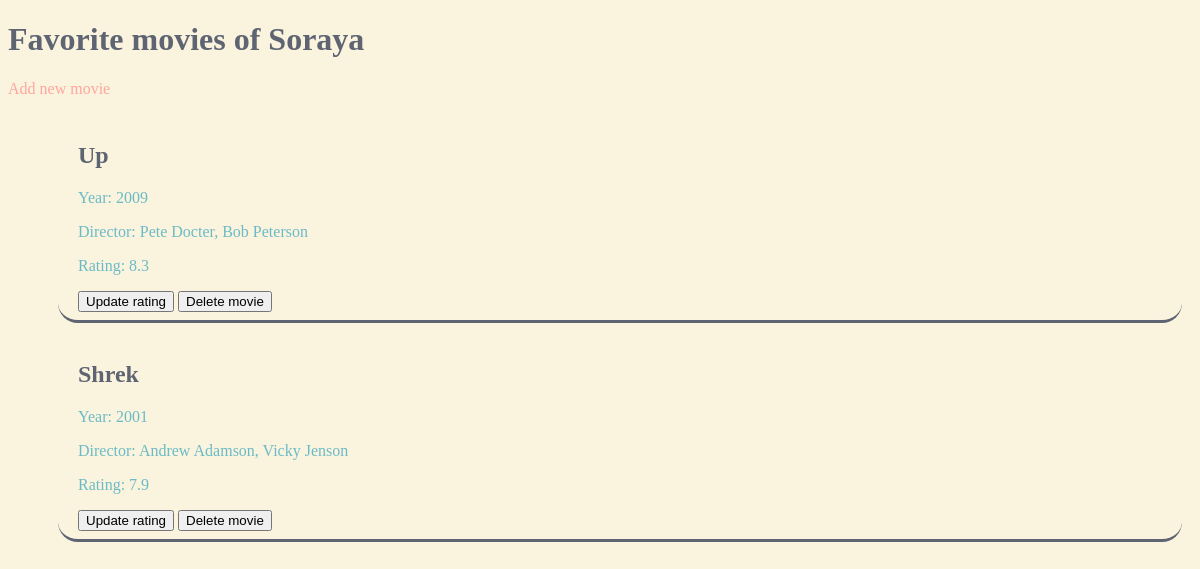
Page /users/1 on the committed database.
### data_models.py (models this page shows, shortened)
class User(db.Model):
    __tablename__ = "users"
    user_id = db.Column(db.Integer, primary_key=True, unique=True, autoincrement=True)
    user_name = db.Column(db.String(30), unique=True)

class Movie(db.Model):
    __tablename__ = "movies"
    movie_id = db.Column(db.Integer, primary_key=True, unique=True, autoincrement=True)
    user_id = db.Column(db.Integer, db.ForeignKey("users.user_id"))
    title = db.Column(db.String(50))
    year = db.Column(db.Integer)
    director = db.Column(db.String)
    rating = db.Column(db.Float)

### app.py (the view)
@app.route("/users/<user_id>")  # exhibit a specific user’s list of favorite movies.
def list_favorite_movies(user_id):
    users = data_manager.get_all_users()
    user_name = data_manager.find_user_by_id(user_id)
    user_movies = data_manager.get_user_movies(user_id)
    try:
        return render_template('user_movies.html', users=users, user_name=user_name, user_movies=user_movies,
                               user_id=user_id)
    except UndefinedError:
        error_message = "User ID could not be found."
        return render_template("not_found.html", error_message=error_message)

### datamanager/sqlite_datamanager.py (called while the page is built)
    def get_all_users(self):
        return User.query.all()

    def get_user_movies(self, user_id):
        user_movies = Movie.query.join(User).filter(int(user_id) == Movie.user_id)
        return user_movies

    def find_user_by_id(self, user_id):
        selected_user = User.query.filter_by(user_id=int(user_id)).first()
        return selected_user.user_name

### templates/user_movies.html (shortened to what this page needs)
<!DOCTYPE html>
<html lang="en">
<head>
    <link rel="stylesheet" href="{{url_for('static', filename='style.css')}}">
</head>
<body>
<h1>Favorite movies of {{ user_name }}</h1>
<a href="/users/{{ user_id }}/add_movie">Add new movie</a>
<ul>
    {% for movie in user_movies %}
    <li class="movie">
        <h2>{{ movie.title }}</h2>
        <p>Year: {{ movie.year }}</p>
        <p>Director: {{ movie.director }}</p>
        <p>Rating: {{ movie.rating }}</p>
        <a href="/users/{{ user_id }}/update_movie/{{ user_movies.movie_id }}"><button>Update rating</button></a>
        <a href="/users/{{ user_id }}/delete_movie/{{ user_movies.movie_id }}"><button>Delete movie</button></a>
    </li>
    {% endfor %}
</ul>
</body>
</html>

### static/style.css (style rules this page uses)
* { box-sizing: border-box; }
body { background: #FAF3DD; color: #5E6472; }
ul { list-style-type: disclosure-closed; color: #FFA69E; }
li { margin: 10px; }
.movie { list-style-type: none; border-bottom: solid #5E6472; padding: 0.5em; border-radius: 20px; padding-left: 20px; color: #6BBBC7; }
.movie h2 { color: #5E6472; }
a { text-decoration: none; color: #FFA69E; }

### rows in the picture
User: user_name "Soraya"
Movie: title "Up", year "2009", director "Pete Docter, Bob Peterson", rating "8.3"
Movie: title "Shrek", year "2001", director "Andrew Adamson, Vicky Jenson", rating "7.9"
